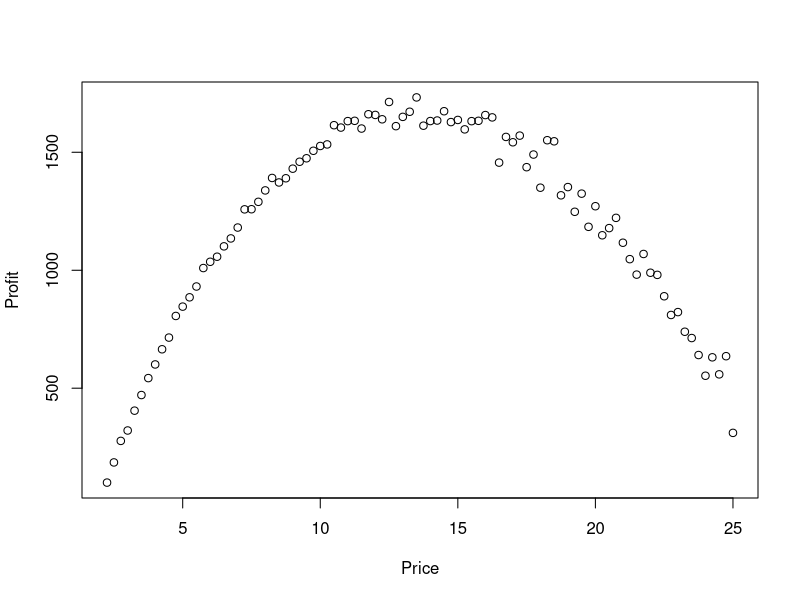

Source code (R):
rm(list = ls())
gc()

CostPerBurger = 2
Quantity = 400

Price <- NA
AverageDemand <- NA
Profit <- NA
for (i in 1:92) {
  Price[i] = 0.25*i + 2
  M = 550 - 100*sqrt(Price[i])
  Demand <- NA
  for (j in 1:100) {
    Demand[j] = round(rnorm(1,M,30))
  }
  AverageDemand[i] = max(mean(Demand),0)
  
  if(AverageDemand[i]<Quantity) {
    Profit[i] = Price[i]*AverageDemand[i] - CostPerBurger*Quantity
  }
  else {
    Profit[i] = Price[i]*Quantity - CostPerBurger*Quantity
  }
}

plot(Price,Profit)